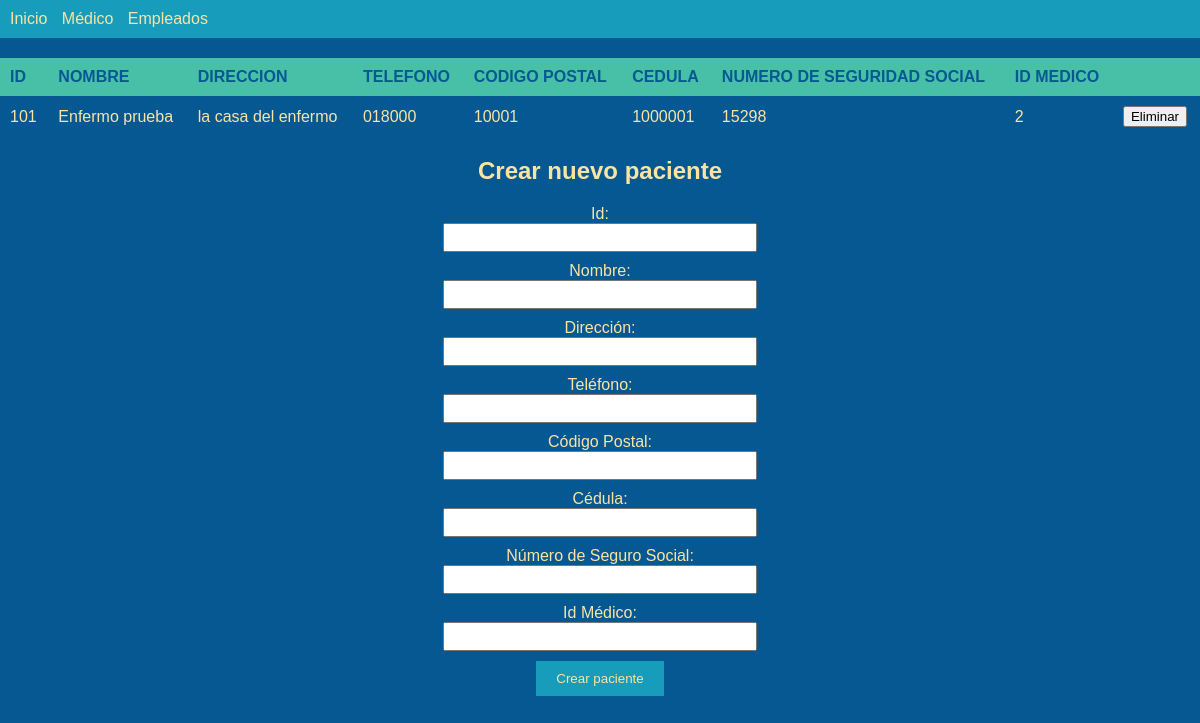
The app's page /php/paciente.php with its own data.
### tables this page shows
CREATE TABLE `pacientes` (
  `pac_id` int(11) NOT NULL,
  `pac_nom` varchar(100) DEFAULT NULL,
  `pac_dir` varchar(50) DEFAULT NULL,
  `pac_tel` varchar(10) DEFAULT NULL,
  `pac_cod_pos` varchar(10) DEFAULT NULL,
  `pac_ced` varchar(10) DEFAULT NULL,
  `pac_num_seg_soc` varchar(10) DEFAULT NULL,
  `med_id` int(11) DEFAULT NULL
);

### php/paciente.php (the view, shortened to what this page needs)
<?php
    require '../conexion/con_bd.php';
?>
<!DOCTYPE html>
<html lang="en">
<head>
    <link rel="stylesheet" href="../css/stilos.css">
</head>
<body>
<nav>
    <ul>
      <li><a href="index.php">Inicio</a></li>
      <li><a href="sustituto.php">Médico</a></li>
      <li><a href="empleado.php">Empleados</a></li>
    </ul>
  </nav>
  <table >
            <div class="titulo">
             <tr>
            <th>ID</th>
            <th>NOMBRE</th>
            <th>DIRECCION</th>
            <th>TELEFONO</th>
            <th>CODIGO POSTAL</th>
            <th>CEDULA</th>
            <th>NUMERO DE SEGURIDAD SOCIAL</th>
            <th>ID MEDICO</th>
            <th></th>
        </tr>
            </div>
        <?php
        $query = "SELECT * FROM pacientes";
        $result = mysqli_query($conn, $query);
        if (mysqli_num_rows($result) > 0) {
            while ($row = mysqli_fetch_assoc($result)) {
                echo "<tr>";
                echo "<td>" . $row['pac_id'] . "</td>";
                echo "<td>" . $row['pac_nom'] . "</td>";
                echo "<td>" . $row['pac_dir'] . "</td>";
                echo "<td>" . $row['pac_tel'] . "</td>";
                echo "<td>" . $row['pac_cod_pos'] . "</td>";
                echo "<td>" . $row['pac_ced'] . "</td>";
                echo "<td>" . $row['pac_num_seg_soc'] . "</td>";
                echo "<td>" . $row['med_id'] . "</td>";
                ?>
                <td>
                <form method="post" action="../consultas/eli_pac.php">
                <button type="submit">Eliminar</button>
                </form>
                </td>
                <?php
                echo "</tr>";
            }
        } else {
            echo "<tr><td colspan='8'>No se encontraron pacientes</td></tr>";
        }
        ?>
    </table>
    <center>
    <h2>Crear nuevo paciente</h2>
    <form method="post" action="../consultas/mod_pac.php">
        <label for="pac_id">Id:</label>
        <input type="text" name="pac_id" required><br>
        <label for="pac_nom">Nombre:</label>
        <input type="text" name="pac_nom" required><br>
        <label for="pac_dir">Dirección:</label>
        <input type="text" name="pac_dir" required><br>
        <label for="pac_tel">Teléfono:</label>
        <input type="text" name="pac_tel" required><br>
        <label for="pac_cod_pos">Código Postal:</label>
        <input type="text" name="pac_cod_pos" required><br>
        <label for="pac_ced">Cédula:</label>
        <input type="text" name="pac_ced" required><br>
        <label for="pac_num_seg_soc">Número de Seguro Social:</label>
        <input type="text" name="pac_num_seg_soc" required><br>
        <label for="med_id">Id Médico:</label>
        <input type="text" name="med_id" required><br>
        <input type="submit" name="crear" value="Crear paciente">
    </form>
    </center>
</body>
</html>

### css/stilos.css (style rules this page uses)
body { background-color: #065893; color: #fbe4a3; font-family: Arial, sans-serif; margin: 0; padding: 0; }
nav { background-color: #179cbc; padding: 10px; }
nav ul { list-style-type: none; margin: 0; padding: 0; }
nav ul li { display: inline; margin-right: 10px; }
nav ul li a { color: #fbe4a3; text-decoration: none; }
table { width: 100%; border-collapse: collapse; margin-top: 20px; }
table th, table td { padding: 10px; text-align: left; }
table th { background-color: #47c0a7; color: #065893; }
h2 { margin-top: 20px; color: #fbe4a3; }
form label { display: block; margin-top: 10px; color: #fbe4a3; }
form input[type="text"], form select { width: 300px; padding: 5px; }
form input[type="submit"] { margin-top: 10px; background-color: #179cbc; color: #fbe4a3; border: none; padding: 10px 20px; cursor: pointer; }

### records on screen
pacientes: pac_id "101", pac_nom "Enfermo prueba", pac_dir "la casa del enfermo", pac_tel "018000", pac_cod_pos "10001", pac_ced "1000001", pac_num_seg_soc "15298", med "2"
